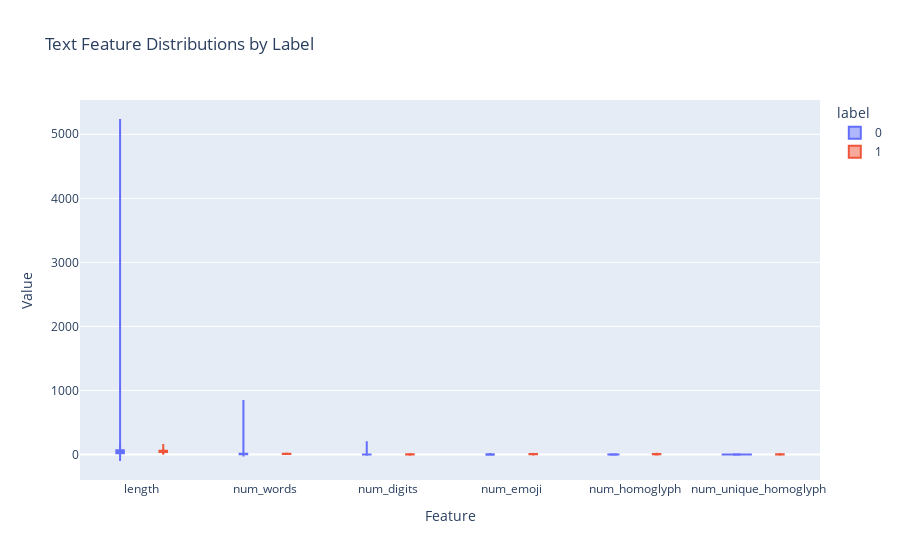

Notebook cell for this chart:
### Code cell
# Plot distributions of text features by label (Plotly)
import plotly.express as px

melted = clean_feats.melt(id_vars=["label"], var_name="feature", value_name="value")
fig = px.violin(
    melted,
    x="feature",
    y="value",
    color="label",
    box=True,
    points=False,
    title="Text Feature Distributions by Label",
)
fig.update_layout(xaxis_title="Feature", yaxis_title="Value")
fig

### Figure 1 — Plotly figure (JSON) as saved in the notebook; plotly's stock layout.template omitted (floating-point values rounded to 4 significant figures; data arrays with more than 128 entries replaced by an {"elided": "..."} marker saying what was removed)
{"data": [{"alignmentgroup": "True", "box": {"visible": true}, "hovertemplate": "label=0<br>feature=%{x}<br>value=%{y}<extra></extra>", "legendgroup": "0", "marker": {"color": "#636efa"}, "name": "0", "offsetgroup": "0", "orientation": "v", "points": false, "scalegroup": "True", "showlegend": true, "type": "violin", "x": {"elided": "44724 str values"}, "x0": " ", "xaxis": "x", "y": {"elided": "44724 int values"}, "y0": " ", "yaxis": "y"}, {"alignmentgroup": "True", "box": {"visible": true}, "hovertemplate": "label=1<br>feature=%{x}<br>value=%{y}<extra></extra>", "legendgroup": "1", "marker": {"color": "#EF553B"}, "name": "1", "offsetgroup": "1", "orientation": "v", "points": false, "scalegroup": "True", "showlegend": true, "type": "violin", "x": {"elided": "4302 str values"}, "x0": " ", "xaxis": "x", "y": {"elided": "4302 int values"}, "y0": " ", "yaxis": "y"}], "layout": {"legend": {"title": {"text": "label"}, "tracegroupgap": 0}, "title": {"text": "Text Feature Distributions by Label"}, "violinmode": "group", "xaxis": {"anchor": "y", "domain": [0, 1], "title": {"text": "Feature"}}, "yaxis": {"anchor": "x", "domain": [0, 1], "title": {"text": "Value"}}}}
